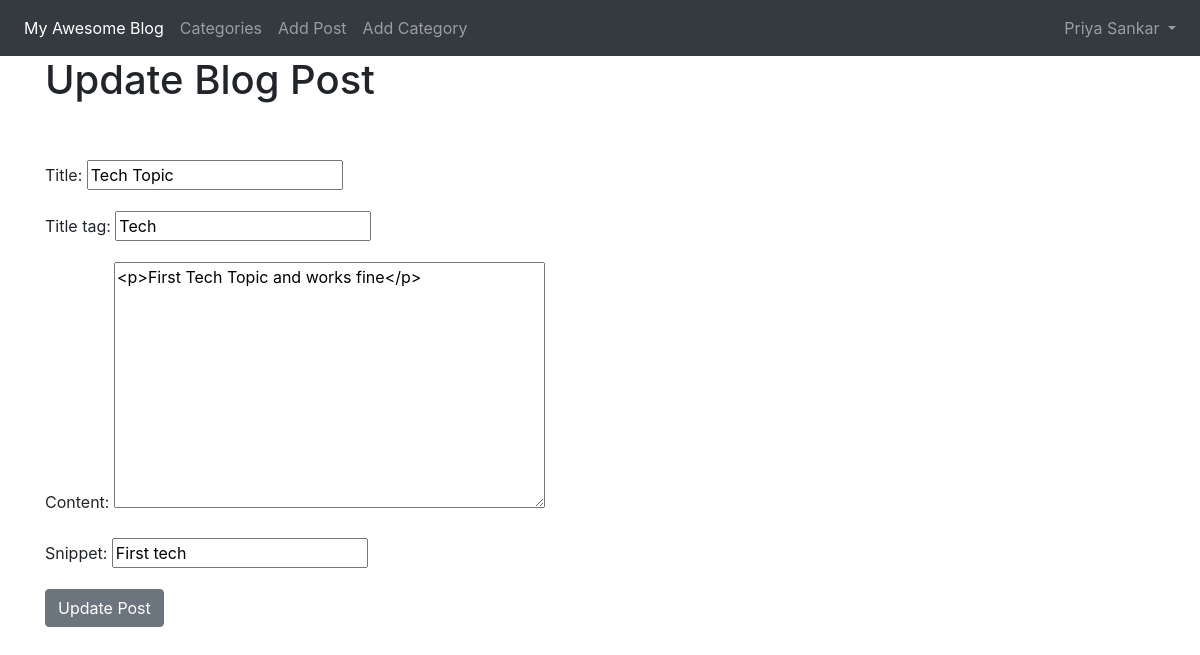
/blog/article_edit/10 (signed in), run on the app's committed database.
### Blogapp/models.py (models this page shows, shortened)
class Post(models.Model):
    title = models.CharField(max_length=30)
    title_tag = models.CharField(max_length=30)
    author = models.ForeignKey(User, on_delete=models.CASCADE)
    content = RichTextField(blank=True, null=True)
    header_image = models.ImageField(null=True, blank=True,upload_to="images/")
    snippet = models.CharField(max_length=30)
    category = models.CharField(max_length=30,default='uncategorized')
    post_date = models.DateField(auto_now_add=True)
    likes = models.ManyToManyField(User, related_name = 'blog_posts')

### Blogapp/views.py (the view)
# urls.py: path('article_edit/<int:pk>', UpdatePostView.as_view(), name='update_post'),
class UpdatePostView(UpdateView):
    model = Post
    template_name = 'Blogapp/update_post.html'
    fields = ('title','title_tag','content','snippet')

### Blogapp/templates/Blogapp/update_post.html (shortened to what this page needs)
{% extends 'Blogapp/base.html' %}
{% block content %}
{% if user.is_authenticated %}
  {% if user.id == post.author.id %}
      <h1>Update Blog Post</h1><br><br>
      <div class="form-group">
      <form method="post">
        {{ form.as_p }}
        <button class="btn btn-secondary">Update Post</button>
      </form>
      </div>
    {% else %}
        <h4>You're not allowed here !</h4>
    {% endif %}
{% else %}
  You're not allowed here !
{% endif %}
{% endblock %}

### Blogapp/templates/Blogapp/base.html (shortened to what this page needs)
<!doctype html>
<html lang="en">
  <head>
    <link rel="stylesheet" href="https://stackpath.bootstrapcdn.com/bootstrap/4.5.0/css/bootstrap.min.css">
  </head>
  <body>
    <nav class="navbar navbar-expand-lg navbar-dark bg-dark">
  <div class="collapse navbar-collapse" id="navbarSupportedContent">
    <ul class="navbar-nav mr-auto">
      <li class="nav-item active">
        <a class="nav-link" href="{% url 'home' %}">My Awesome Blog<span class="sr-only">(current)</span></a>
      </li>
      {% if cat_menu %}
      <li class="nav-item dropdown">
        <a class="nav-link dropdown-toggle" href="#" id="navbarDropdown" role="button" data-toggle="dropdown" aria-haspopup="true" aria-expanded="false">
          Categories
        </a>
        <div class="dropdown-menu" aria-labelledby="navbarDropdown">
          {% for item in cat_menu %}
          <a class="dropdown-item" href="{% url 'category' item|slugify %}">{{ item }}</a>
          {% endfor %}
        </div>
      </li>
      {% else %}
      <li class="nav-item">
        <a class="nav-link" href="{% url 'category_list' %}">Categories</a>
      </li>
      {% endif %}
      {% if user.is_authenticated %}
      <li class="nav-item">
        <a class="nav-link" href="{% url 'add_post' %}">Add Post</a>
      </li>
      <li class="nav-item">
        <a class="nav-link" href="{% url 'add_category' %}">Add Category</a>
      </li>
      {% endif %}
    </ul>
{% if user.is_authenticated %}
    <ul class="navbar-nav ml-auto">
      <li class="nav-item dropdown">
       <a class="nav-link dropdown-toggle" href="#" id="navbarDropdown" role="button" data-toggle="dropdown" aria-haspopup="true" aria-expanded="false">
         {{ user.first_name }}
         {{ user.last_name }}
       </a>
     </li>
    </ul>
{% endif %}
  </div>
</nav>
    <div class="container">
      {% block content %}
      {% endblock %}
    </div>
  </body>
</html>

### data on the page
Post: title "Tech Topic", title_tag "Tech", content "<p>First Tech Topic and works fine</p>", snippet "First tech"

### other printed values
{{ user.first_name }} "Priya"
{{ user.last_name }} "Sankar"
